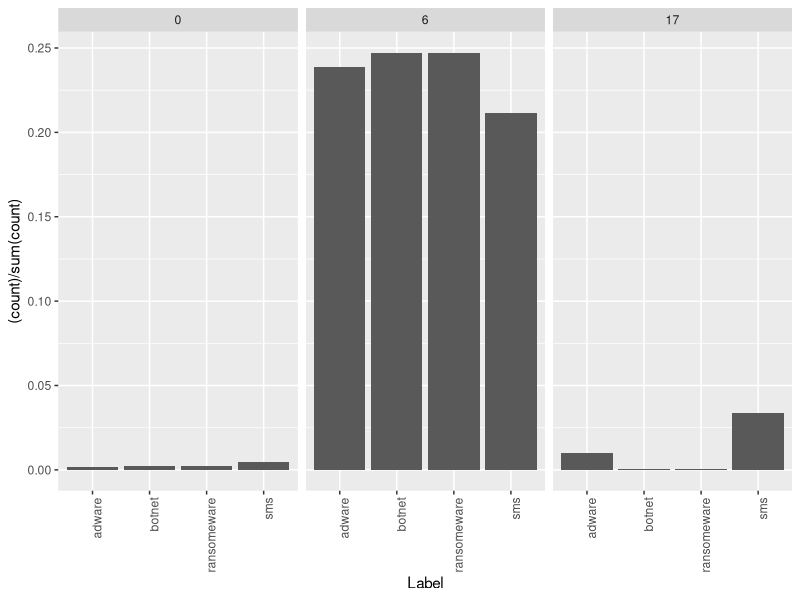
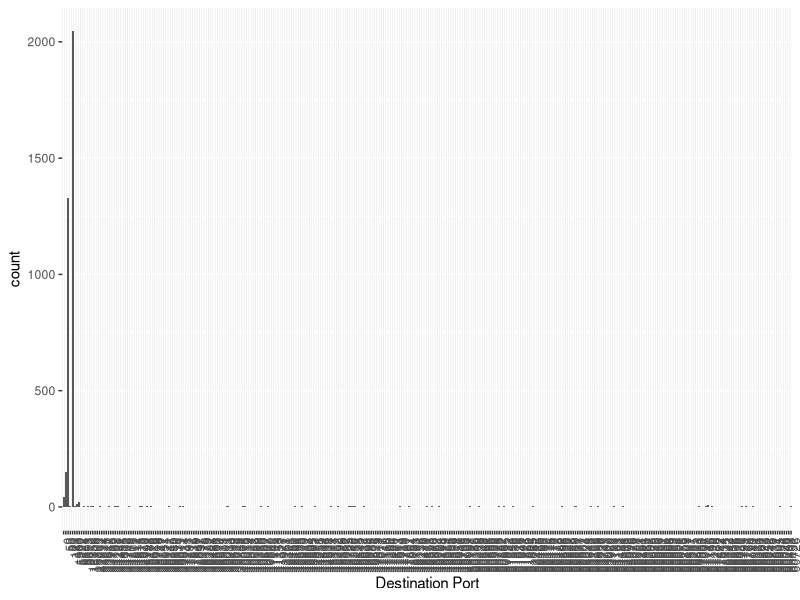

Write the R code that produced these figures, in order.
## ---- chunk 1
# options(warn = -1)
# knitr::opts_chunk$set(message = FALSE)
library(tidyverse)
library(caret)
library(randomForest)
library(ranger) #RandomForest plus rapide
library(rpart)
library(pROC)
## ---- chunk 2
df <- read_csv("data/hackerAttack.csv")
## ---- chunk 3
unique(df$Label)
## ---- chunk 4
df <- df %>% 
  mutate_at(c('Destination IP', 'Protocol', 'Label'), funs(factor))
## ---- chunk 5
ggplot(df) + 
  aes(x = Label) + geom_bar(aes(y = (..count..)/sum(..count..))) + 
  facet_grid(.~Protocol) +
  theme(axis.text.x=element_text(angle=90, hjust=1))
## ---- chunk 6
length(unique(df$`Destination Port`))
## ---- chunk 7
ip_split <- function(ip){
    ipMain <- paste(str_split(ip, "\\.")[[1]][1], str_split(ip, "\\.")[[1]][2], sep = ".")
    return(ipMain)
}

## ---- chunk 8
df %>%
select(IP = `Destination IP`) %>% rowwise() %>% mutate(sub_label = paste(str_split(`IP`, "\\.")[[1]][1], str_split(`IP`, "\\.")[[1]][2], sep = "."))
## ---- chunk 9
df  %>% 
group_by(`Destination IP`) %>% 
summarise(n = n()) %>% 
top_n(20)
## ---- chunk 10
df  %>% 
group_by(`Source Port`) %>% 
summarise(n = n()) %>% 
top_n(10)
## ---- chunk 11
df  %>% 
group_by(`Destination Port`) %>% 
summarise(n = n()) %>% 
top_n(10)
## ---- chunk 12
ggplot(df %>% mutate(`Destination Port` = as.factor(`Destination Port`))) +
  aes(x = `Destination Port`) + geom_bar() + #facet_grid(.~Label) +
  theme(axis.text.x=element_text(angle=90, hjust=1))
## ---- chunk 13
df <- tibble(
  a = 1:10,
  b = rep(2,10),
  c = c(rep(4,4), NA, rep(4,5)),
  d = 41:50
)
